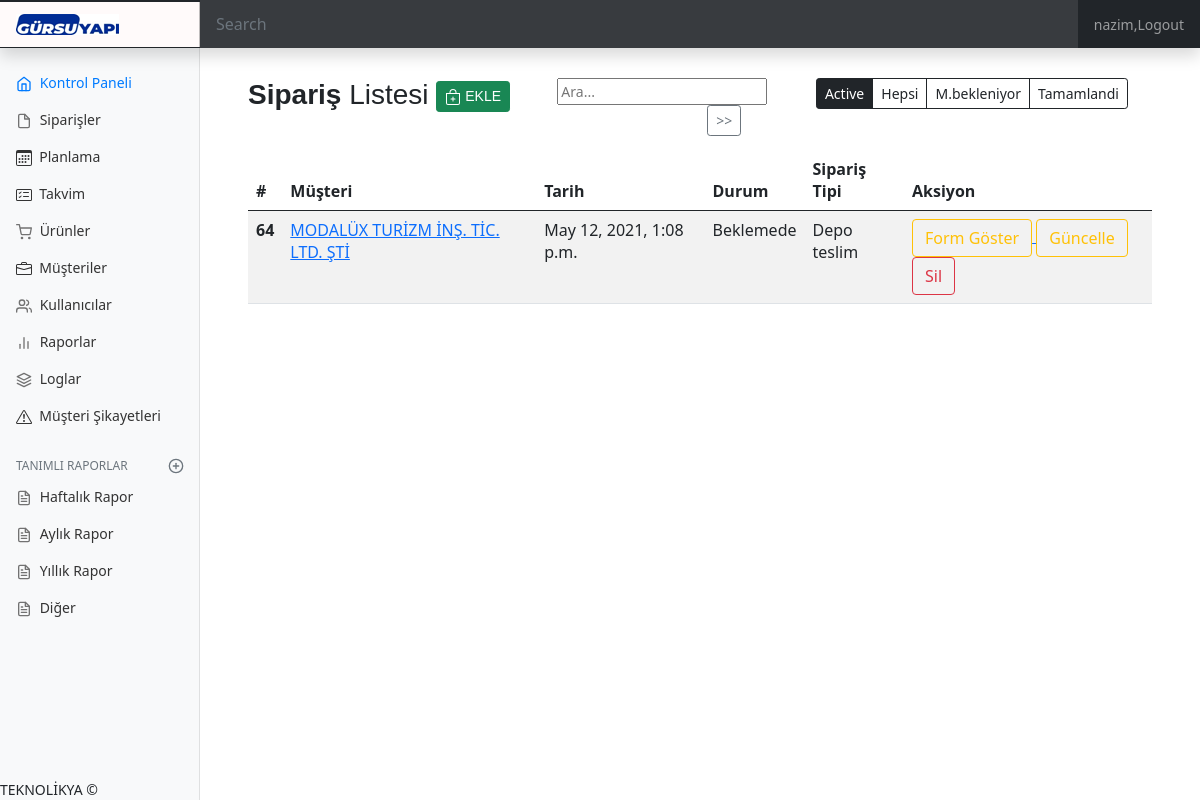
Before: /order/orderList/active (signed in) with the older database file.
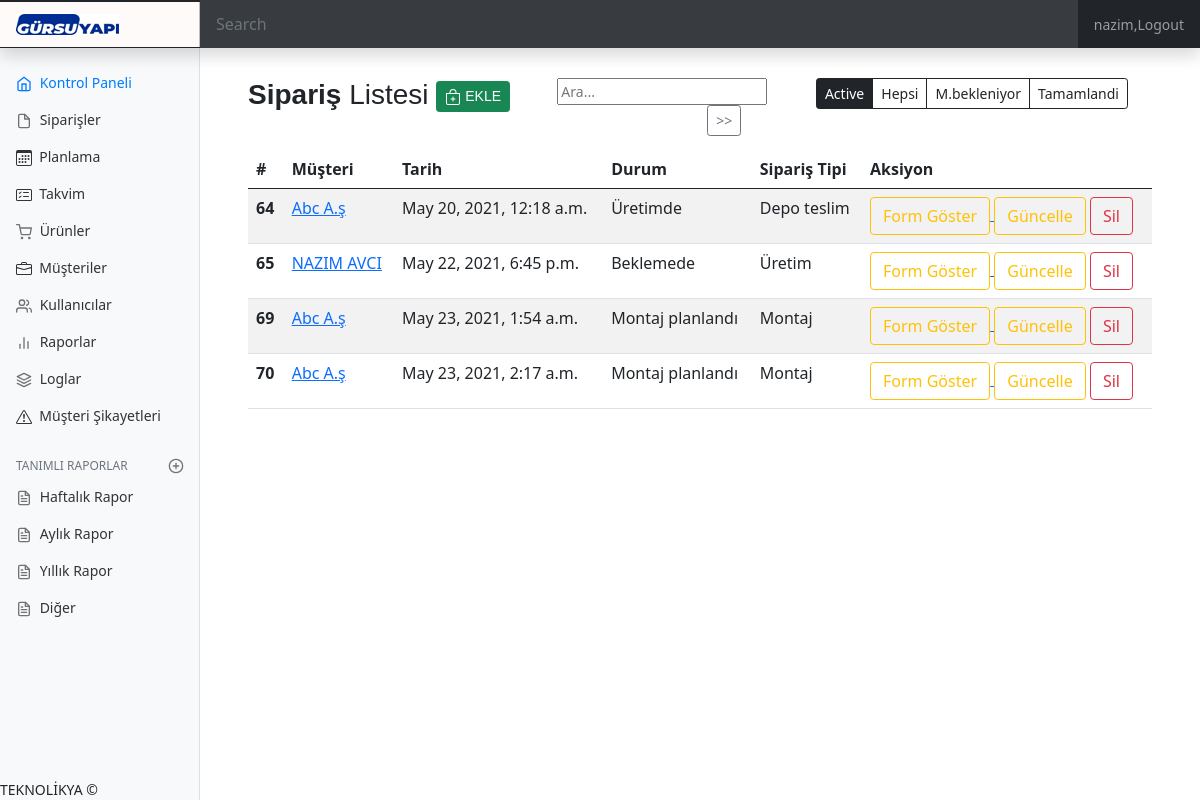
After: the same page with the newer database file.
### order/models.py (models this page shows, shortened)
class Order (models.Model):
    orderTypeChoise = (
        ("U","Uretim"),
        ("S","Sevk"),
        ("M","Montaj"),
        ("D","Depo Teslim"),
    )
    satisKanalSecenek = (
        ("Perakende","Perakende"),
        ("Toptan","Toptan"),
        ("Proje","Proje")
    )
    planlamaSecenek = (
        ("En Hızlı","En Hızlı"),
        ("Müş.den Haber Bekle","Müş.den Haber Bekle"),
        ("Müsaitliğimize Göre","Müsaitliğimize Göre")
    )
    customer = models.ForeignKey("Customer",on_delete=models.CASCADE,verbose_name="Müşteri")
    create_date = models.DateTimeField(auto_now=True)
    content = RichTextField(verbose_name="Açıklama")
    order_image = models.FileField(blank =True,null=True,verbose_name="Ölçü/Üretim Dökümanı")
    stok = models.CharField(max_length=1,choices = [('1', 'Var'), ('0', 'Yok')],verbose_name="Stok Durumu",default="0")
    order_type = models.CharField(max_length=1,choices = orderTypeChoise,verbose_name="Sipariş Tipi")
    statu = models.ForeignKey(OrderStatu,on_delete=models.PROTECT,default=23)
    iskonto = models.IntegerField(default=0,verbose_name="İskonto Oranı(%)")
    tahmini_tarih_min = models.DateField(null=True,verbose_name="En erken teslim (yyyy-mm-dd)")
    tahmini_tarih_max = models.DateField(null=True,verbose_name="En geç teslim (yyyy-mm-dd)")
    sevk_adres = models.IntegerField(verbose_name="Sevk Adresi",null=True)
    fatura_adres = models.IntegerField(verbose_name="Fatura Adresi",null=True)
    satis_kanali = models.CharField(max_length=10,choices = satisKanalSecenek,verbose_name="Satış Kanalı")
    planlama_sekli = models.CharField(max_length=20,choices = planlamaSecenek,verbose_name="Planlama Şekli",default="En Hızlı")
    sube = models.ForeignKey(Sube,on_delete=models.PROTECT, verbose_name="Şube")

class Customer(models.Model):
    customer_type=(("Şahıs","Şahıs"),("Kurumsal","Kurumsal")    )
    customer_name = models.CharField(max_length=50,verbose_name="MÜŞTERİ ADI")
    telephone = models.CharField(max_length=50,verbose_name="TELEFON")
    email = models.CharField( max_length=254,verbose_name="EMAIL")
    created_date = models.DateTimeField(auto_now=True)
    active = models.CharField(max_length=1,default="1",verbose_name="Aktif")
    vergi_no = models.IntegerField(verbose_name="Vergi/TC no",default=0,null=True)
    customer_type = models.CharField(max_length=10,choices = customer_type,verbose_name="Şahıs/Kurumsal",default=customer_type[0][1])
    vergi_dairesi = models.CharField(max_length=70,verbose_name="Vergi Dairesi",default="Fethiye VD.")
    def __str__(self):  # müşterileri listelerken gözükmesini istediğimiz isim
        return self.customer_name

class OrderStatu(models.Model):
    number = models.IntegerField(verbose_name="Durum Numarası")
    title =  models.CharField(verbose_name="Order Statu",max_length=50)
    aciklama =  models.CharField(verbose_name="Açıklama",max_length=50,null=True)

### order/views.py (the view)
# urls.py: path('orderList/<str:list_filter>', views.orderList, name='orderList'),
@login_required(login_url='/user/login/')
@permission_required('user.siparis_listele',login_url='/user/yetkiYok/')
def orderList(request,list_filter):
    user = User.objects.get(username=request.user)
    sube = user.employee.sube
    dep  = user.employee.department.id
    print(list_filter)
    if dep == 1 :   #  1 finans departmanı anlamına geliyor. tüm siparişleri görebilmeli
        if list_filter == "active":
            orders= Order.objects.all().exclude(statu=22).order_by('create_date')
        elif list_filter == "all":
            orders= Order.objects.all().order_by('-create_date')
        elif list_filter == "musteride":
            orders= Order.objects.filter(statu=13)
        elif list_filter == "tamamlandi":
            orders= Order.objects.filter(statu=22)
    else:
        if list_filter == "active":
            orders= Order.objects.all().filter(sube=sube).exclude(statu=22).order_by('create_date')
        elif list_filter == "all":
            orders= Order.objects.all().filter(sube=sube).order_by('-create_date')
        elif list_filter == "musteride":
            orders= Order.objects.filter(statu=13).filter(sube=sube)
        elif list_filter == "tamamlandi":
            orders= Order.objects.filter(statu=22).filter(sube=sube)
    return  render(request,'orderList.html',{'orders':orders})

### templates/orderList.html (shortened to what this page needs)
{% extends "layout.html" %}
{% block body %}
{% load crispy_forms_tags %}
<div >
  <div class="row">
      <div class="col-sm-4">
          <h3><b>Sipariş</b> Listesi
          <a href="/order/orderAdd3">
            <button class="btn btn-success btn-rounded btn-sm">
                EKLE
            </button>
          </a>
        </h3>
      </div>
      <div class="col-sm-3 row " align="right">
        <form>
          <input type="text" name="keyword" class="input-sm" placeholder="Ara...">
          <button type="submit" class="btn btn-outline-secondary btn-sm"> >></button>
        </form>
      </div>
      <div class="col-sm-5" align="right">
          <div class="btn-group">
            <a href="/order/orderList/active" class="btn btn-outline-dark btn-sm active" aria-current="page">Active </a>
            <a href="/order/orderList/all" class="btn btn-outline-dark btn-sm">Hepsi</a>
            <a href="/order/orderList/musteride" class="btn btn-outline-dark btn-sm">M.bekleniyor</a>
            <a href="/order/orderList/tamamlandi" class="btn btn-outline-dark btn-sm">Tamamlandi</a>
          </div>
      </div>
  </div>
</div>
<div>
  <table class="table table-striped table-hover">
      <thead>
        <tr>
          <th scope="col">#</th>
          <th scope="col">Müşteri</th>
          <th scope="col">Tarih</th>
          <th scope="col">Durum</th>
          <th scope="col">Sipariş Tipi</th>
          <th scope="col">Aksiyon</th>
        </tr>
      </thead>
      <tbody>
          {% for order in orders %}
            <tr>
              <th scope="row">{{order.id}}</th>
              <td><a href="/order/orderView/{{order.id}}">{{order.customer}}</a></td>
              <td>{{order.create_date}}</td>
              <td>{{order.statu.title}}</td>
              <td>
              {% if order.order_type == "U" %} Üretim {% endif %}
              {% if order.order_type == "M" %} Montaj {% endif %}
              {% if order.order_type == "D" %} Depo teslim {% endif %}
              </td>
              <td>
                <a href="/order/orderSiparisFisi/{{order.id}}" target="popup" onclick="window.open('/order/orderSiparisFisi/{{order.id}}','popup','width=600,height=600'); return false;">
                <button class="btn btn-outline-warning"> Form Göster</button>
                </a>
                <a href="/order/orderUpdate/{{order.id}}"><button class="btn btn-outline-warning">Güncelle</button></a>
                <a href="/order/orderDelete/{{order.id}}"><button class="btn btn-outline-danger">Sil</button></a></td>
            </tr>
          {% endfor %}
        </tbody>
  </table>
</div>
{% endblock body %}

Changed rows visible on the page:
changed Order id 64: customer "MODALÜX TURİZM İNŞ. TİC. LTD. ŞTİ" → "Abc A.ş"; create_date "May 12, 2021, 1:08 p.m." → "May 20, 2021, 12:18 a.m."; statu "Beklemede" → "Üretimde"
added Order: id "65", customer "NAZIM AVCI", create_date "May 22, 2021, 6:45 p.m.", statu "Beklemede", order_type "Üretim"
added Order: id "69", customer "Abc A.ş", create_date "May 23, 2021, 1:54 a.m.", statu "Montaj planlandı", order_type "Montaj"
added Order: id "70", customer "Abc A.ş", create_date "May 23, 2021, 2:17 a.m.", statu "Montaj planlandı", order_type "Montaj"
